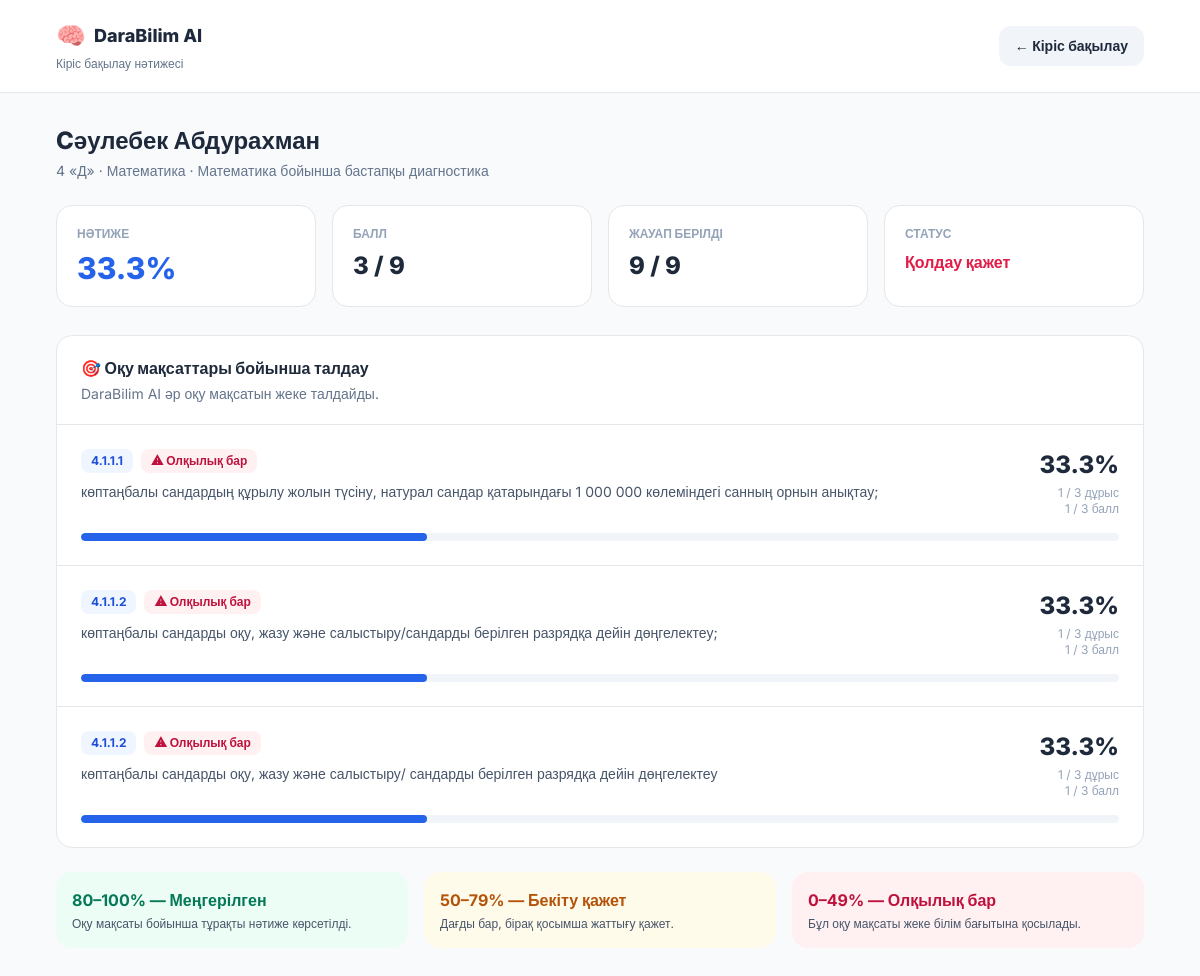
/diagnostic-attempts/19/result (signed in), run on the app's committed database.
### tables this page shows
CREATE TABLE students (
    id INTEGER PRIMARY KEY AUTOINCREMENT,
    full_name TEXT NOT NULL,
    class_name TEXT NOT NULL DEFAULT '4 Д',
    parent_name TEXT,
    parent_phone TEXT,
    telegram TEXT,
    created_at TIMESTAMP DEFAULT CURRENT_TIMESTAMP
);

CREATE TABLE diagnostics (
    id INTEGER PRIMARY KEY AUTOINCREMENT,
    title TEXT NOT NULL,
    class_name TEXT NOT NULL DEFAULT '4 «Д»',
    subject TEXT NOT NULL,
    learning_objective TEXT,
    question_count INTEGER DEFAULT 10,
    status TEXT DEFAULT 'draft',
    created_at TIMESTAMP DEFAULT CURRENT_TIMESTAMP
, diagnostic_type
        TEXT DEFAULT 'entry', academic_year TEXT);

CREATE TABLE diagnostic_attempts (

    id INTEGER PRIMARY KEY AUTOINCREMENT,

    diagnostic_id INTEGER NOT NULL,
    student_id INTEGER NOT NULL,

    status TEXT NOT NULL DEFAULT 'started',

    total_questions INTEGER NOT NULL DEFAULT 0,
    answered_questions INTEGER NOT NULL DEFAULT 0,

    earned_points INTEGER NOT NULL DEFAULT 0,
    max_points INTEGER NOT NULL DEFAULT 0,

    percentage REAL NOT NULL DEFAULT 0,

    started_at TIMESTAMP DEFAULT CURRENT_TIMESTAMP,
    completed_at TIMESTAMP,

    FOREIGN KEY (diagnostic_id)
        REFERENCES diagnostics(id),

    FOREIGN KEY (student_id)
        REFERENCES students(id)
);

CREATE TABLE objective_results (

    id INTEGER PRIMARY KEY AUTOINCREMENT,

    attempt_id INTEGER NOT NULL,
    learning_objective_id INTEGER NOT NULL,

    total_questions INTEGER NOT NULL DEFAULT 0,
    correct_questions INTEGER NOT NULL DEFAULT 0,

    earned_points INTEGER NOT NULL DEFAULT 0,
    max_points INTEGER NOT NULL DEFAULT 0,

    percentage REAL NOT NULL DEFAULT 0,

    mastery_status TEXT NOT NULL DEFAULT 'Анықталмады',

    created_at TIMESTAMP DEFAULT CURRENT_TIMESTAMP,

    FOREIGN KEY (attempt_id)
        REFERENCES diagnostic_attempts(id),

    FOREIGN KEY (learning_objective_id)
        REFERENCES learning_objectives(id),

    UNIQUE(
        attempt_id,
        learning_objective_id
    )
);

CREATE TABLE learning_objectives (

    id INTEGER PRIMARY KEY AUTOINCREMENT,

    class_name TEXT NOT NULL DEFAULT '4 «Д»',

    subject TEXT NOT NULL,

    section TEXT,

    lesson_topic TEXT,

    objective_code TEXT,

    objective_text TEXT NOT NULL,

    source_material_id INTEGER,

    created_at TIMESTAMP DEFAULT CURRENT_TIMESTAMP,

    FOREIGN KEY (source_material_id)
        REFERENCES materials(id)
);

### app.py (the view)
@app.route(
    "/diagnostic-attempts/<int:attempt_id>/result"
)
def diagnostic_attempt_result(attempt_id):
    if not logged_in():
        return redirect(url_for("login"))
    conn = get_db()
    attempt = conn.execute(
        """
        SELECT
            a.*,
            d.title,
            d.subject,
            s.full_name,
            s.class_name
        FROM diagnostic_attempts a
        JOIN diagnostics d
            ON d.id = a.diagnostic_id
        JOIN students s
            ON s.id = a.student_id
        WHERE a.id = ?
        """,
        (attempt_id,)
    ).fetchone()
    if attempt is None:
        conn.close()
        return "Нәтиже табылмады", 404
    objective_results = conn.execute(
        """
        SELECT
            r.*,
            lo.objective_code,
            lo.objective_text
        FROM objective_results r
        JOIN learning_objectives lo
            ON lo.id = r.learning_objective_id
        WHERE r.attempt_id = ?
        ORDER BY lo.objective_code
        """,
        (attempt_id,)
    ).fetchall()
    conn.close()
    return render_template(
        "diagnostic_result.html",
        attempt=attempt,
        objective_results=objective_results
    )

### app.py (called while the page is built)
def get_db():
    conn = sqlite3.connect(DB_PATH)
    conn.row_factory = sqlite3.Row
    return conn

def logged_in():
    return "user" in session

def get_student_portal_token():
    conn = get_db()
    portal = conn.execute(
        """
        SELECT portal_token

        FROM student_portal_links

        WHERE is_active = 1

        ORDER BY id DESC
        LIMIT 1
        """
    ).fetchone()
    if portal is None:
        import secrets
        token = secrets.token_urlsafe(24)
        conn.execute(
            """
            INSERT INTO student_portal_links (
                portal_token,
                is_active
            )
            VALUES (?, 1)
            """,
            (token,)
        )
        conn.commit()
    else:
        token = portal["portal_token"]
    conn.close()
    return token

@app.context_processor
def inject_student_portal_link():
    try:
        token = (
            get_student_portal_token()
        )
        return {
            "student_portal_token":
                token
        }
    except Exception:
        return {
            "student_portal_token":
                None
        }

### templates/diagnostic_result.html (shortened to what this page needs)
<!DOCTYPE html>
<html lang="kk">
<head>
<script src="https://cdn.tailwindcss.com"></script>
</head>
<body class="text-slate-800">
<header class="bg-white border-b">
    <div class="max-w-6xl mx-auto
                px-8 py-5
                flex items-center
                justify-between">
        <div>
            <div class="flex items-center gap-2">
                <span class="text-2xl">
                    🧠
                </span>
                <h1 class="font-extrabold text-lg">
                    DaraBilim AI
                </h1>
            </div>
            <p class="text-xs text-slate-500 mt-1">
                Кіріс бақылау нәтижесі
            </p>
        </div>
        <a href="{{ url_for('diagnostics') }}"
           class="px-4 py-2.5
                  bg-slate-100
                  rounded-xl
                  text-sm font-bold">
            ← Кіріс бақылау
        </a>
    </div>
</header>
<main class="max-w-6xl mx-auto p-8">
    <div class="mb-6">
        <h2 class="text-2xl font-extrabold">
            {{ attempt.full_name }}
        </h2>
        <p class="text-sm text-slate-500 mt-1">
            {{ attempt.class_name }}
            ·
            {{ attempt.subject }}
            ·
            {{ attempt.title }}
        </p>
    </div>
    <div class="grid grid-cols-1
                md:grid-cols-4 gap-4 mb-7">
        <div class="bg-white border
                    rounded-2xl p-5">
            <p class="text-xs
                      text-slate-400 font-bold">
                НӘТИЖЕ
            </p>
            <div class="text-3xl
                        font-extrabold
                        text-blue-600 mt-2">
                {{ attempt.percentage }}%
            </div>
        </div>
        <div class="bg-white border
                    rounded-2xl p-5">
            <p class="text-xs
                      text-slate-400 font-bold">
                БАЛЛ
            </p>
            <div class="text-2xl
                        font-extrabold mt-2">
                {{ attempt.earned_points }}
                /
                {{ attempt.max_points }}
            </div>
        </div>
        <div class="bg-white border
                    rounded-2xl p-5">
            <p class="text-xs
                      text-slate-400 font-bold">
                ЖАУАП БЕРІЛДІ
            </p>
            <div class="text-2xl
                        font-extrabold mt-2">
                {{ attempt.answered_questions }}
                /
                {{ attempt.total_questions }}
            </div>
        </div>
        <div class="bg-white border
                    rounded-2xl p-5">
            <p class="text-xs
                      text-slate-400 font-bold">
                СТАТУС
            </p>
            <div class="mt-2 font-extrabold">
                {% if attempt.percentage >= 80 %}
                <span class="text-emerald-600">
                    Жоғары нәтиже
                </span>
                {% elif attempt.percentage >= 50 %}
                <span class="text-amber-600">
                    Орташа нәтиже
                </span>
                {% else %}
                <span class="text-rose-600">
                    Қолдау қажет
                </span>
                {% endif %}
            </div>
        </div>
    </div>
    <section class="bg-white
                    border rounded-2xl">
        <div class="px-6 py-5 border-b">
            <h3 class="font-extrabold">
                🎯 Оқу мақсаттары бойынша талдау
            </h3>
            <p class="text-sm
                      text-slate-500 mt-1">
                DaraBilim AI әр оқу мақсатын
                жеке талдайды.
            </p>
        </div>
        {% if objective_results %}
        <div class="divide-y">
            {% for item in objective_results %}
            <div class="p-6">
                <div class="flex flex-col
                            md:flex-row
                            md:items-start
                            md:justify-between gap-4">
                    <div class="flex-1">
                        <div class="flex
                                    items-center
                                    gap-2 mb-2">
                            <span class="px-2.5 py-1
                                         bg-blue-50
                                         text-blue-700
                                         rounded-lg
                                         text-xs font-bold">
                                {{ item.objective_code }}
                            </span>
                            {% if item.mastery_status == 'Меңгерілген' %}
                            <span class="px-2.5 py-1
                                         bg-emerald-50
                                         text-emerald-700
                                         rounded-lg
                                         text-xs font-bold">
                                ✓ Меңгерілген
                            </span>
                            {% else %}
                            <span class="px-2.5 py-1
                                         bg-rose-50
                                         text-rose-700
                                         rounded-lg
                                         text-xs font-bold">
                                ⚠ Олқылық бар
                            </span>
                            {% endif %}
                        </div>
                        <p class="text-sm
                                  text-slate-600
                                  leading-relaxed">
                            {{ item.objective_text }}
                        </p>
                    </div>
                    <div class="md:text-right">
                        <div class="text-2xl font-extrabold">
                            {{ item.percentage }}%
                        </div>
                        <p class="text-xs
                                  text-slate-400 mt-1">
                            {{ item.correct_questions }}
                            /
                            {{ item.total_questions }}
                            дұрыс
                        </p>
                        <p class="text-xs
                                  text-slate-400">
                            {{ item.earned_points }}
                            /
                            {{ item.max_points }}
                            балл
                        </p>
                    </div>
                </div>
                <div class="h-2
                            bg-slate-100
                            rounded-full
                            overflow-hidden mt-4">
                    <div
                        class="h-full bg-blue-600 rounded-full"
                        style="width: {{ item.percentage }}%">
                    </div>
                </div>
            </div>
            {% endfor %}
        </div>
        {% else %}
        <div class="py-14 text-center
                    text-slate-400">
            Нәтижелер әлі есептелмеген.
        </div>
        {% endif %}
    </section>
    <div class="grid grid-cols-1
                md:grid-cols-3 gap-4 mt-6">
        <div class="bg-emerald-50
                    rounded-2xl p-4">
            <strong class="text-emerald-700">
                80–100% — Меңгерілген
            </strong>
            <p class="text-xs
                      text-slate-600 mt-1">
                Оқу мақсаты бойынша
                тұрақты нәтиже көрсетілді.
            </p>
        </div>
        <div class="bg-amber-50
                    rounded-2xl p-4">
            <strong class="text-amber-700">
                50–79% — Бекіту қажет
            </strong>
            <p class="text-xs
                      text-slate-600 mt-1">
                Дағды бар, бірақ қосымша
                жаттығу қажет.
            </p>
        </div>
        <div class="bg-rose-50
                    rounded-2xl p-4">
            <strong class="text-rose-700">
                0–49% — Олқылық бар
            </strong>
            <p class="text-xs
                      text-slate-600 mt-1">
                Бұл оқу мақсаты жеке
                білім бағытына қосылады.
            </p>
        </div>
    </div>
</main>
</body>
</html>

### templates/diagnostic_result.html (style rules this page uses)
body { font-family: 'Inter', sans-serif; background: #f8fafc; }

### data on the page
students: full_name "Cәулебек Абдурахман", class_name "4 «Д»"
diagnostics: subject "Математика", title "Математика бойынша бастапқы диагностика"
diagnostic_attempts: percentage "33.3", earned_points "3", max_points "9", answered_questions "9", total_questions "9"
objective_results: objective_code "4.1.1.1", mastery_status "⚠ Олқылық бар", objective_text "көптаңбалы сандардың құрылу жолын түсіну, натурал сандар қатарындағы 1 000 000 көлеміндегі санның орнын анықтау;", percentage "33.3", correct_questions "1", total_questions "3", earned_points "1", max_points "3"
objective_results: objective_code "4.1.1.2", mastery_status "⚠ Олқылық бар", objective_text "көптаңбалы сандарды оқу, жазу және салыстыру/сандарды берілген разрядқа дейін дөңгелектеу;", percentage "33.3", correct_questions "1", total_questions "3", earned_points "1", max_points "3"
objective_results: objective_code "4.1.1.2", mastery_status "⚠ Олқылық бар", objective_text "көптаңбалы сандарды оқу, жазу және салыстыру/ сандарды берілген разрядқа дейін дөңгелектеу", percentage "33.3", correct_questions "1", total_questions "3", earned_points "1", max_points "3"
